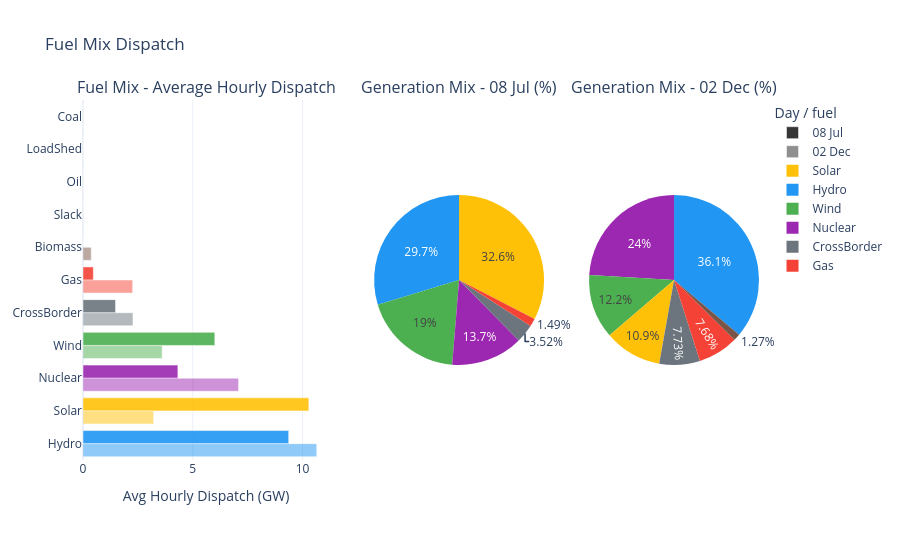

The notebook cell this image was saved under:
### Markdown cell above
## Fuel Mix Dispatch

### Code cell
# Average hourly dispatch per fuel, per day
avg_fuel = (fuel_df.groupby(['date', 'fuel'])['dispatch_mw']
            .mean().reset_index())

days = sorted(avg_fuel['date'].unique())
fuel_ord = (avg_fuel.groupby('fuel')['dispatch_mw'].sum()
            .sort_values(ascending=True).index.tolist())

specs = [[{'type': 'bar'}] + [{'type': 'domain'} for _ in days]]
fig = make_subplots(
    rows=1, cols=1 + len(days), specs=specs,
    column_widths=[0.42] + [0.29] * len(days),
    subplot_titles=['Fuel Mix - Average Hourly Dispatch'] +
                   [f"Generation Mix - {pd.Timestamp(day).strftime('%d %b')} (%)" for day in days],
)

for i, day in enumerate(days):
    vals = [avg_fuel[(avg_fuel['date'] == day) & (avg_fuel['fuel'] == f)]['dispatch_mw'].sum() / 1e3
            for f in fuel_ord]
    fig.add_trace(
        go.Bar(
            y=fuel_ord, x=vals, orientation='h',
            marker_color=[FUEL_COLORS.get(f, '#90A4AE') for f in fuel_ord],
            opacity=0.9 if i == 0 else 0.5,
            name=pd.Timestamp(day).strftime('%d %b'),
            hovertemplate='Fuel: %{y}<br>Avg dispatch: %{x:.2f} GW<extra>%{fullData.name}</extra>',
            showlegend=True,
        ),
        row=1, col=1,
    )

pie_fuel_order = (fuel_df.groupby('fuel')['dispatch_mw'].sum()
                  .reset_index().query('dispatch_mw > 1')
                  .sort_values('dispatch_mw', ascending=False)['fuel'].tolist())

for j, day in enumerate(days, start=2):
    day_total = (fuel_df[fuel_df['date'] == day]
                 .groupby('fuel')['dispatch_mw'].sum()
                 .reindex(pie_fuel_order, fill_value=0)
                 .reset_index().rename(columns={'index': 'fuel'})
                 .query('dispatch_mw > 1'))
    fig.add_trace(
        go.Pie(
            labels=day_total['fuel'], values=day_total['dispatch_mw'],
            marker_colors=[FUEL_COLORS.get(f, '#90A4AE') for f in day_total['fuel']],
            textinfo='percent', hovertemplate='%{label}<br>%{value:,.0f} MWh<br>%{percent}<extra></extra>',
            showlegend=(j == 2),
        ),
        row=1, col=j,
    )

fig.update_layout(
    height=560, barmode='group', title='Fuel Mix Dispatch',
    legend_title_text='Day / fuel', margin=dict(l=80, r=30, t=80, b=40),
)
fig.update_xaxes(title_text='Avg Hourly Dispatch (GW)', row=1, col=1)
fig.update_yaxes(autorange='reversed', row=1, col=1)
save_plotly(fig, 'fuel_mix.html')
fig.show()

### Figure 1 — Plotly figure (JSON) as saved in the notebook; plotly's stock layout.template omitted (floating-point values rounded to 4 significant figures)
{"data": [{"hovertemplate": "Fuel: %{y}<br>Avg dispatch: %{x:.2f} GW<extra>%{fullData.name}</extra>", "marker": {"color": ["#212121", "#90A4AE", "#607D8B", "#BDBDBD", "#795548", "#F44336", "#6C757D", "#4CAF50", "#9C27B0", "#FFC107", "#2196F3"]}, "name": "08 Jul", "opacity": 0.9, "orientation": "h", "showlegend": true, "type": "bar", "x": [0, 0, 0, 0, 0, 0.4717, 1.483, 6.006, 4.322, 10.29, 9.371], "xaxis": "x", "y": ["Coal", "LoadShed", "Oil", "Slack", "Biomass", "Gas", "CrossBorder", "Wind", "Nuclear", "Solar", "Hydro"], "yaxis": "y"}, {"hovertemplate": "Fuel: %{y}<br>Avg dispatch: %{x:.2f} GW<extra>%{fullData.name}</extra>", "marker": {"color": ["#212121", "#90A4AE", "#607D8B", "#BDBDBD", "#795548", "#F44336", "#6C757D", "#4CAF50", "#9C27B0", "#FFC107", "#2196F3"]}, "name": "02 Dec", "opacity": 0.5, "orientation": "h", "showlegend": true, "type": "bar", "x": [0, 0, 0, 0, 0.3748, 2.263, 2.277, 3.606, 7.088, 3.221, 10.65], "xaxis": "x", "y": ["Coal", "LoadShed", "Oil", "Slack", "Biomass", "Gas", "CrossBorder", "Wind", "Nuclear", "Solar", "Hydro"], "yaxis": "y"}, {"domain": {"x": [0.4307, 0.682], "y": [0, 1]}, "hovertemplate": "%{label}<br>%{value:,.0f} MWh<br>%{percent}<extra></extra>", "labels": ["Hydro", "Solar", "Nuclear", "Wind", "CrossBorder", "Gas"], "marker": {"colors": ["#2196F3", "#FFC107", "#9C27B0", "#4CAF50", "#6C757D", "#F44336"]}, "showlegend": true, "textinfo": "percent", "type": "pie", "values": [224900.0, 246900.0, 103700.0, 144100.0, 26690.0, 11320.0]}, {"domain": {"x": [0.7487, 1.0], "y": [0, 1]}, "hovertemplate": "%{label}<br>%{value:,.0f} MWh<br>%{percent}<extra></extra>", "labels": ["Hydro", "Solar", "Nuclear", "Wind", "CrossBorder", "Gas", "Biomass"], "marker": {"colors": ["#2196F3", "#FFC107", "#9C27B0", "#4CAF50", "#6C757D", "#F44336", "#795548"]}, "showlegend": false, "textinfo": "percent", "type": "pie", "values": [255600.0, 77310.0, 170100.0, 86540.0, 54650.0, 54300.0, 8995.0]}], "layout": {"annotations": [{"font": {"size": 16}, "showarrow": false, "text": "Fuel Mix - Average Hourly Dispatch", "x": 0.182, "xanchor": "center", "xref": "paper", "y": 1, "yanchor": "bottom", "yref": "paper"}, {"font": {"size": 16}, "showarrow": false, "text": "Generation Mix - 08 Jul (%)", "x": 0.5563, "xanchor": "center", "xref": "paper", "y": 1, "yanchor": "bottom", "yref": "paper"}, {"font": {"size": 16}, "showarrow": false, "text": "Generation Mix - 02 Dec (%)", "x": 0.8743, "xanchor": "center", "xref": "paper", "y": 1, "yanchor": "bottom", "yref": "paper"}], "barmode": "group", "height": 560, "legend": {"title": {"text": "Day / fuel"}}, "margin": {"b": 40, "l": 80, "r": 30, "t": 80}, "title": {"text": "Fuel Mix Dispatch"}, "xaxis": {"anchor": "y", "domain": [0, 0.364], "title": {"text": "Avg Hourly Dispatch (GW)"}}, "yaxis": {"anchor": "x", "autorange": "reversed", "domain": [0, 1]}}}
